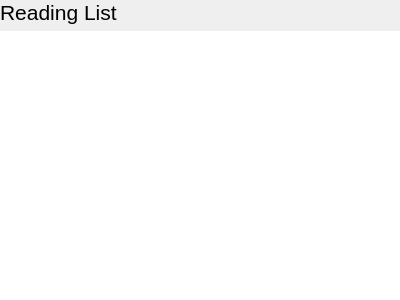
<?xml version="1.0" encoding="UTF-8"?>
<ui version="4.0">
 <class>readinglistbar</class>
 <widget class="QWidget" name="readinglistbar">
  <property name="geometry">
   <rect>
    <x>0</x>
    <y>0</y>
    <width>400</width>
    <height>300</height>
   </rect>
  </property>
  <property name="windowTitle">
   <string>Form</string>
  </property>
  <layout class="QVBoxLayout" name="verticalLayout">
   <property name="leftMargin">
    <number>0</number>
   </property>
   <property name="topMargin">
    <number>0</number>
   </property>
   <property name="rightMargin">
    <number>0</number>
   </property>
   <property name="bottomMargin">
    <number>0</number>
   </property>
   <item>
    <widget class="QLabel" name="label">
     <property name="font">
      <font>
       <pointsize>16</pointsize>
      </font>
     </property>
     <property name="text">
      <string>Reading List</string>
     </property>
    </widget>
   </item>
   <item>
    <widget class="QListWidget" name="listWidget">
     <property name="frameShape">
      <enum>QFrame::NoFrame</enum>
     </property>
     <property name="lineWidth">
      <number>0</number>
     </property>
     <property name="horizontalScrollBarPolicy">
      <enum>Qt::ScrollBarAlwaysOff</enum>
     </property>
     <property name="sizeAdjustPolicy">
      <enum>QAbstractScrollArea::AdjustToContents</enum>
     </property>
     <property name="textElideMode">
      <enum>Qt::ElideNone</enum>
     </property>
     <property name="isWrapping" stdset="0">
      <bool>true</bool>
     </property>
     <property name="uniformItemSizes">
      <bool>true</bool>
     </property>
     <property name="wordWrap">
      <bool>true</bool>
     </property>
    </widget>
   </item>
  </layout>
 </widget>
 <resources/>
 <connections/>
</ui>
